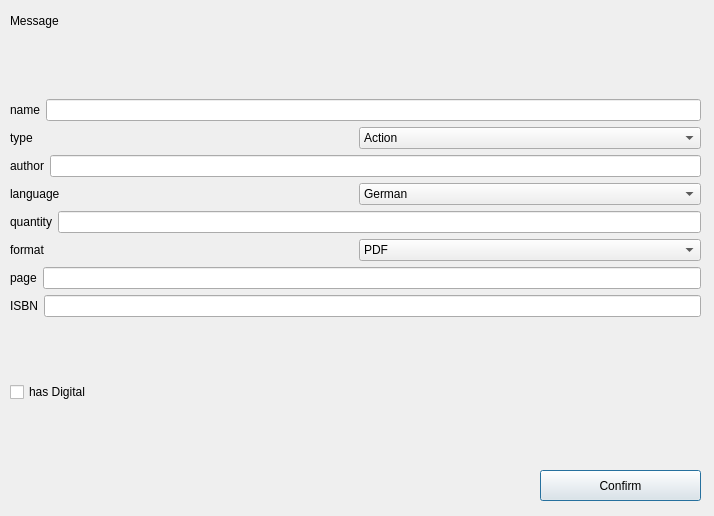
<?xml version="1.0" encoding="UTF-8"?>
<ui version="4.0">
 <class>MedienDialog</class>
 <widget class="QDialog" name="MedienDialog">
  <property name="geometry">
   <rect>
    <x>0</x>
    <y>0</y>
    <width>714</width>
    <height>516</height>
   </rect>
  </property>
  <property name="windowTitle">
   <string>Dialog</string>
  </property>
  <widget class="QLabel" name="message">
   <property name="geometry">
    <rect>
     <x>10</x>
     <y>10</y>
     <width>631</width>
     <height>21</height>
    </rect>
   </property>
   <property name="text">
    <string>Message</string>
   </property>
  </widget>
  <widget class="QWidget" name="layoutWidget">
   <property name="geometry">
    <rect>
     <x>10</x>
     <y>40</y>
     <width>691</width>
     <height>421</height>
    </rect>
   </property>
   <layout class="QVBoxLayout" name="verticalLayout_2">
    <item>
     <layout class="QVBoxLayout" name="verticalLayout">
      <item>
       <layout class="QHBoxLayout" name="horizontalLayout">
        <item>
         <widget class="QLabel" name="label">
          <property name="text">
           <string>name</string>
          </property>
         </widget>
        </item>
        <item>
         <widget class="QLineEdit" name="bookName"/>
        </item>
       </layout>
      </item>
      <item>
       <layout class="QHBoxLayout" name="horizontalLayout_2">
        <item>
         <widget class="QLabel" name="label_2">
          <property name="text">
           <string>type</string>
          </property>
         </widget>
        </item>
        <item>
         <widget class="QComboBox" name="bookType">
          <item>
           <property name="text">
            <string>Action</string>
           </property>
          </item>
          <item>
           <property name="text">
            <string>Adventure</string>
           </property>
          </item>
          <item>
           <property name="text">
            <string>Comedy</string>
           </property>
          </item>
          <item>
           <property name="text">
            <string>Crime</string>
           </property>
          </item>
          <item>
           <property name="text">
            <string>Drama</string>
           </property>
          </item>
          <item>
           <property name="text">
            <string>Fantasy</string>
           </property>
          </item>
          <item>
           <property name="text">
            <string>Historical</string>
           </property>
          </item>
          <item>
           <property name="text">
            <string>Historical fiction</string>
           </property>
          </item>
          <item>
           <property name="text">
            <string>Horror</string>
           </property>
          </item>
          <item>
           <property name="text">
            <string>Magical realism</string>
           </property>
          </item>
          <item>
           <property name="text">
            <string>Mystery</string>
           </property>
          </item>
          <item>
           <property name="text">
            <string>Paranoid fiction</string>
           </property>
          </item>
          <item>
           <property name="text">
            <string>Philosophical</string>
           </property>
          </item>
          <item>
           <property name="text">
            <string>Political</string>
           </property>
          </item>
          <item>
           <property name="text">
            <string>Romance</string>
           </property>
          </item>
          <item>
           <property name="text">
            <string>Saga</string>
           </property>
          </item>
          <item>
           <property name="text">
            <string>Satire</string>
           </property>
          </item>
          <item>
           <property name="text">
            <string>Science fiction</string>
           </property>
          </item>
          <item>
           <property name="text">
            <string>Social</string>
           </property>
          </item>
          <item>
           <property name="text">
            <string>Speculative</string>
           </property>
          </item>
          <item>
           <property name="text">
            <string>Thriller</string>
           </property>
          </item>
          <item>
           <property name="text">
            <string>Urban</string>
           </property>
          </item>
          <item>
           <property name="text">
            <string>Western</string>
           </property>
          </item>
         </widget>
        </item>
       </layout>
      </item>
      <item>
       <layout class="QHBoxLayout" name="horizontalLayout_3">
        <item>
         <widget class="QLabel" name="label_3">
          <property name="text">
           <string>author</string>
          </property>
         </widget>
        </item>
        <item>
         <widget class="QLineEdit" name="bookAuthor"/>
        </item>
       </layout>
      </item>
      <item>
       <layout class="QHBoxLayout" name="horizontalLayout_4">
        <item>
         <widget class="QLabel" name="label_4">
          <property name="text">
           <string>language</string>
          </property>
         </widget>
        </item>
        <item>
         <widget class="QComboBox" name="bookLanguage">
          <item>
           <property name="text">
            <string>German</string>
           </property>
          </item>
          <item>
           <property name="text">
            <string>French</string>
           </property>
          </item>
          <item>
           <property name="text">
            <string>English</string>
           </property>
          </item>
          <item>
           <property name="text">
            <string>Russian</string>
           </property>
          </item>
          <item>
           <property name="text">
            <string>Spanish</string>
           </property>
          </item>
          <item>
           <property name="text">
            <string>Chinese</string>
           </property>
          </item>
          <item>
           <property name="text">
            <string>Vietnamese</string>
           </property>
          </item>
         </widget>
        </item>
       </layout>
      </item>
      <item>
       <layout class="QHBoxLayout" name="horizontalLayout_5">
        <item>
         <widget class="QLabel" name="label_5">
          <property name="text">
           <string>quantity</string>
          </property>
         </widget>
        </item>
        <item>
         <widget class="QLineEdit" name="bookQuantity"/>
        </item>
       </layout>
      </item>
      <item>
       <layout class="QHBoxLayout" name="horizontalLayout_6">
        <item>
         <widget class="QLabel" name="label_6">
          <property name="text">
           <string>format</string>
          </property>
         </widget>
        </item>
        <item>
         <widget class="QComboBox" name="bookFormat">
          <item>
           <property name="text">
            <string>PDF</string>
           </property>
          </item>
          <item>
           <property name="text">
            <string>EPUB</string>
           </property>
          </item>
          <item>
           <property name="text">
            <string>MOBI</string>
           </property>
          </item>
          <item>
           <property name="text">
            <string>TXT</string>
           </property>
          </item>
          <item>
           <property name="text">
            <string>DOC/DOCX</string>
           </property>
          </item>
          <item>
           <property name="text">
            <string>DJVU</string>
           </property>
          </item>
          <item>
           <property name="text">
            <string>KINDLE</string>
           </property>
          </item>
          <item>
           <property name="text">
            <string>PRC</string>
           </property>
          </item>
          <item>
           <property name="text">
            <string>HTML/XML</string>
           </property>
          </item>
         </widget>
        </item>
       </layout>
      </item>
      <item>
       <layout class="QHBoxLayout" name="horizontalLayout_7">
        <item>
         <widget class="QLabel" name="label_7">
          <property name="text">
           <string>page</string>
          </property>
         </widget>
        </item>
        <item>
         <widget class="QLineEdit" name="bookPage"/>
        </item>
       </layout>
      </item>
      <item>
       <layout class="QHBoxLayout" name="horizontalLayout_9">
        <item>
         <widget class="QLabel" name="label_9">
          <property name="text">
           <string>ISBN</string>
          </property>
         </widget>
        </item>
        <item>
         <widget class="QLineEdit" name="bookISBN"/>
        </item>
       </layout>
      </item>
     </layout>
    </item>
    <item>
     <widget class="QCheckBox" name="hasDigital">
      <property name="text">
       <string>has Digital</string>
      </property>
     </widget>
    </item>
   </layout>
  </widget>
  <widget class="QPushButton" name="pushButton">
   <property name="geometry">
    <rect>
     <x>540</x>
     <y>470</y>
     <width>161</width>
     <height>31</height>
    </rect>
   </property>
   <property name="text">
    <string>Confirm</string>
   </property>
  </widget>
 </widget>
 <resources/>
 <connections/>
</ui>
